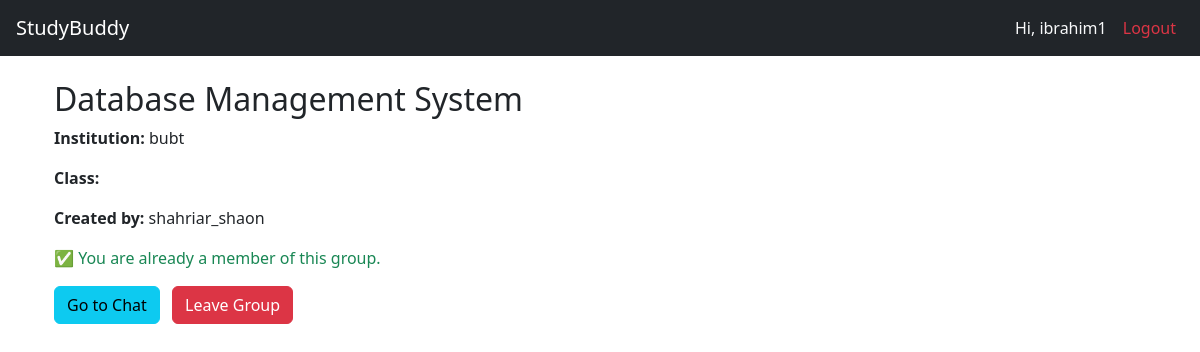
The app's page /studygroups/group/1/ (signed in) with its own data.
### studygroups/models.py (models this page shows, shortened)
class StudyGroup(models.Model):
    name = models.CharField(max_length=100)
    description = models.TextField()
    created_by = models.ForeignKey(User, on_delete=models.CASCADE, related_name='created_groups')
    members = models.ManyToManyField(User, related_name='joined_groups')
    created_at = models.DateTimeField(auto_now_add=True)

### users/models.py (models this page shows, shortened)
class UserProfile(models.Model):
    user = models.OneToOneField(User, on_delete=models.CASCADE)
    institution = models.CharField(max_length=100)
    student_class = models.CharField(max_length=50)
    mobile_number = models.CharField(max_length=20)

### studygroups/views.py (the view)
# urls.py: path('group/<int:group_id>/', views.group_details, name='group_details'),
@login_required
def group_details(request, group_id):
    group = get_object_or_404(StudyGroup, id=group_id)
    members = group.members.all()
    creator_profile = UserProfile.objects.get(user=group.created_by)
    return render(request, 'studygroups/group_details.html', {
        'group': group,
        'members': members,
        'creator_profile': creator_profile
    })

### studygroups/templates/studygroups/group_details.html (shortened to what this page needs)
{% extends 'base.html' %}
{% block content %}
<div class="container mt-4">
    <h2>{{ group.name }}</h2>
    <p><strong>Institution:</strong> {{ creator_profile.institution }}</p>
    <p><strong>Class:</strong> {{ creator_profile.class_level }}</p>
    <p><strong>Created by:</strong> {{ group.created_by.username }}</p>
    {% if user in group.members.all %}
        <p class="text-success">✅ You are already a member of this group.</p>
        <a href="{% url 'group_chat' group.id %}" class="btn btn-info me-2">Go to Chat</a>
        <form method="post" action="{% url 'leave_group' group.id %}" class="d-inline">
            <button type="submit" class="btn btn-danger">Leave Group</button>
        </form>
    {% else %}
        <a href="{% url 'join_group' group.id %}" class="btn btn-success">Join Group</a>
    {% endif %}
</div>
{% endblock %}

### templates/base.html (shortened to what this page needs)
<!DOCTYPE html>
<html lang="en">
<head>
    <link href="https://cdn.jsdelivr.net/npm/bootstrap@5.3.0/dist/css/bootstrap.min.css" rel="stylesheet">
</head>
<body>
    <nav class="navbar navbar-expand-lg navbar-dark bg-dark px-3">
        <a class="navbar-brand" href="{% url 'home' %}">StudyBuddy</a>
        <div class="collapse navbar-collapse" id="navbarNav">
            <ul class="navbar-nav ms-auto">
                {% if user.is_authenticated %}
                    <li class="nav-item">
                        <span class="nav-link text-light">Hi, {{ user.username }}</span>
                    </li>
                    <li class="nav-item">
                        <form method="post" action="{% url 'logout' %}" class="d-inline">
                            <button type="submit" class="btn btn-link nav-link text-danger" style="text-decoration: none;">Logout</button>
                        </form>
                    </li>
                {% endif %}
            </ul>
        </div>
    </nav>
    <div class="container mt-4">
        {% block content %}{% endblock %}
    </div>
</body>
</html>

### records on screen
StudyGroup: name "Database Management System", created_by.username "shahriar_shaon"
UserProfile: institution "bubt"

### other values on screen
{{ user.username }} "ibrahim1"
